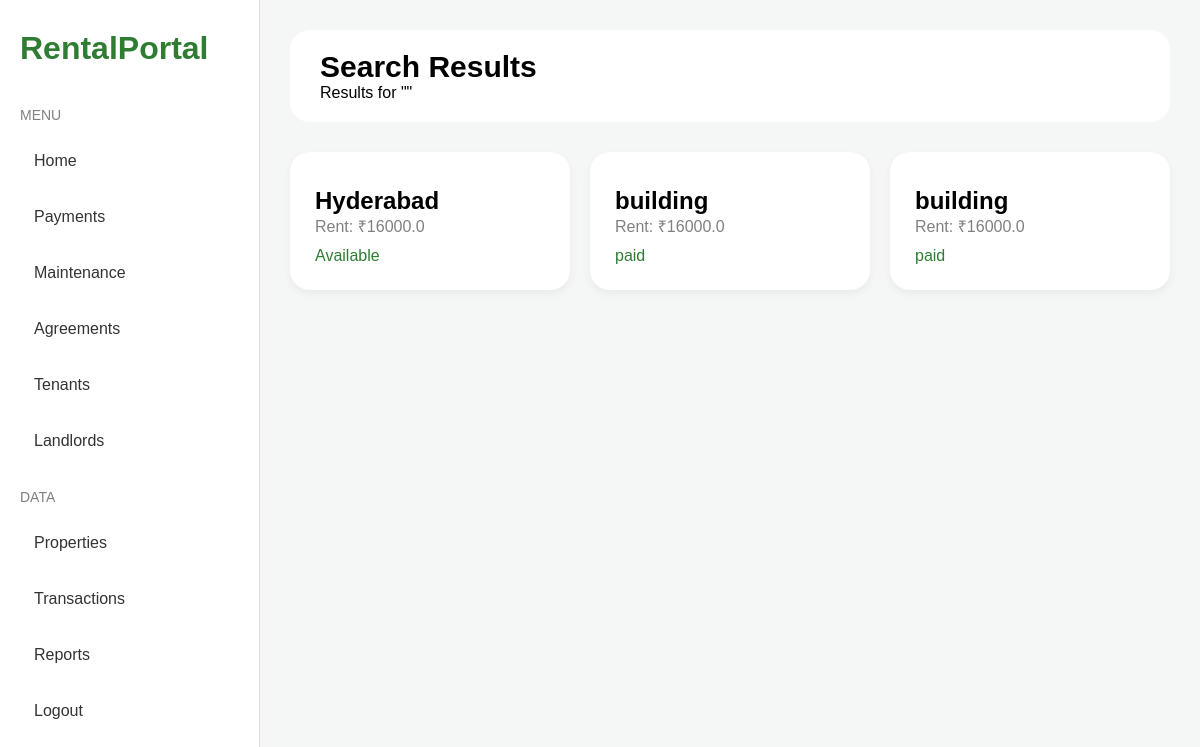
Screenshot of /search with the database file from the repository.
### models/property_model.py (models this page shows)
class Property(db.Model):
    id = db.Column(db.Integer, primary_key=True)
    bookings = db.relationship('Booking', backref='property', lazy=True)
    address = db.Column(db.String(200))
    rent_amount = db.Column(db.Float)
    status = db.Column(db.String(50))

### app.py (the view)
@app.route('/search')
def search():
    city = request.args.get('city', '')
    address = request.args.get('address', '')
    query = Property.query
    if city:
        query = query.filter(Property.address.contains(city))
    if address:
        query = query.filter(Property.address.contains(address))
    properties = query.all()
    return render_template(
        'search_results.html',
        properties=properties,
        city=city
    )

### templates/search_results.html (shortened to what this page needs)
{% extends "base_dashboard.html" %}
{% block content %}
<div class="topbar">
    <div>
        <h1>Search Results</h1>
        <p>Results for "{{ address }}"</p>
    </div>
</div>
<div class="cards">
{% for property in properties %}
<div class="card">
    <h2>{{ property.address }}</h2>
    <p>Rent: ₹{{ property.rent_amount }}</p>
    <div class="growth">
        {{ property.status }}
    </div>
</div>
{% endfor %}
</div>
{% endblock %}

### templates/base_dashboard.html (style rules this page uses)
* { margin:0; padding:0; box-sizing:border-box; font-family:Arial,sans-serif; }
body { background:#f4f7f5; display:flex; }
.topbar { background:white; padding:20px 30px; border-radius:20px; display:flex; justify-content:space-between; align-items:center; margin-bottom:30px; }
.topbar h1 { font-size:30px; }
.cards { display:grid; grid-template-columns:repeat(auto-fit,minmax(250px,1fr)); gap:20px; }
.card { background:white; padding:25px; border-radius:20px; box-shadow:0 4px 10px rgba(0,0,0,0.05); }
.card p { color:gray; }
.card h2 { margin-top:10px; }
.growth { margin-top:10px; color:#2e7d32; }

### rows the page displays
Property: address "Hyderabad", rent_amount "16000.0", status "Available"
Property: address "building", rent_amount "16000.0", status "paid"
Property: address "building", rent_amount "16000.0", status "paid"
